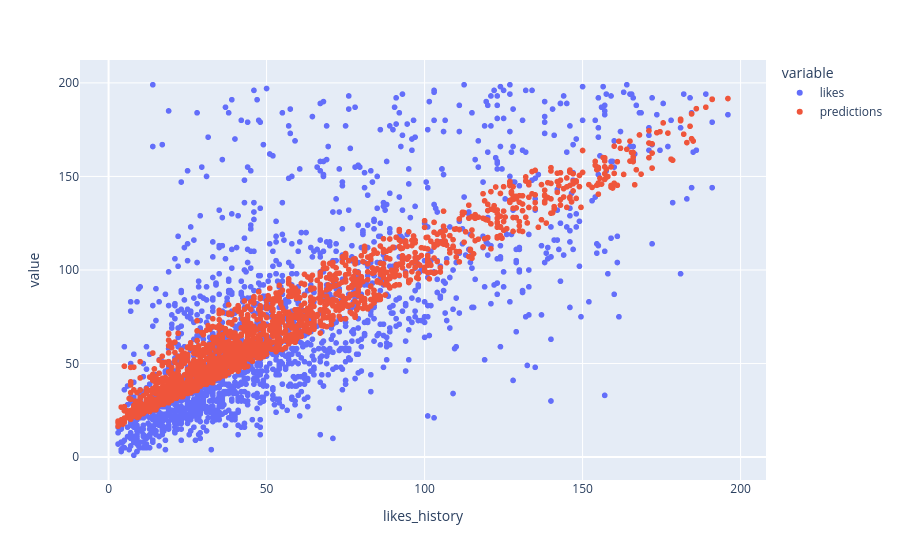

The notebook cell this image was saved under:
### Markdown cell above
<b>6.D)</b> Use this last model to predict the values on your "test", and represent these predictions in a graph according to the number of `followers`.

### Code cell
y_test_pred = linear_new.predict(X_posts_test)
posts_test.loc[:, "predictions"] = y_test_pred

fig = px.scatter(
    posts_test,
    x="likes_history",
    y=["likes", "predictions"],
    hover_data=["followers"]
)
fig

### Figure 1 — Plotly figure (JSON) as saved in the notebook; plotly's stock layout.template omitted (floating-point values rounded to 4 significant figures; data arrays with more than 128 entries replaced by an {"elided": "..."} marker saying what was removed)
{"data": [{"customdata": {"elided": "1850x1 int values"}, "hovertemplate": "variable=likes<br>likes_history=%{x}<br>value=%{y}<br>followers=%{customdata[0]}<extra></extra>", "legendgroup": "likes", "marker": {"color": "#636efa", "symbol": "circle"}, "mode": "markers", "name": "likes", "showlegend": true, "type": "scattergl", "x": {"elided": "1850 float values"}, "xaxis": "x", "y": {"elided": "1850 float values"}, "yaxis": "y"}, {"customdata": {"elided": "1850x1 int values"}, "hovertemplate": "variable=predictions<br>likes_history=%{x}<br>value=%{y}<br>followers=%{customdata[0]}<extra></extra>", "legendgroup": "predictions", "marker": {"color": "#EF553B", "symbol": "circle"}, "mode": "markers", "name": "predictions", "showlegend": true, "type": "scattergl", "x": {"elided": "1850 float values"}, "xaxis": "x", "y": {"elided": "1850 float values"}, "yaxis": "y"}], "layout": {"legend": {"title": {"text": "variable"}, "tracegroupgap": 0}, "margin": {"t": 60}, "xaxis": {"anchor": "y", "domain": [0, 1], "title": {"text": "likes_history"}}, "yaxis": {"anchor": "x", "domain": [0, 1], "title": {"text": "value"}}}}
